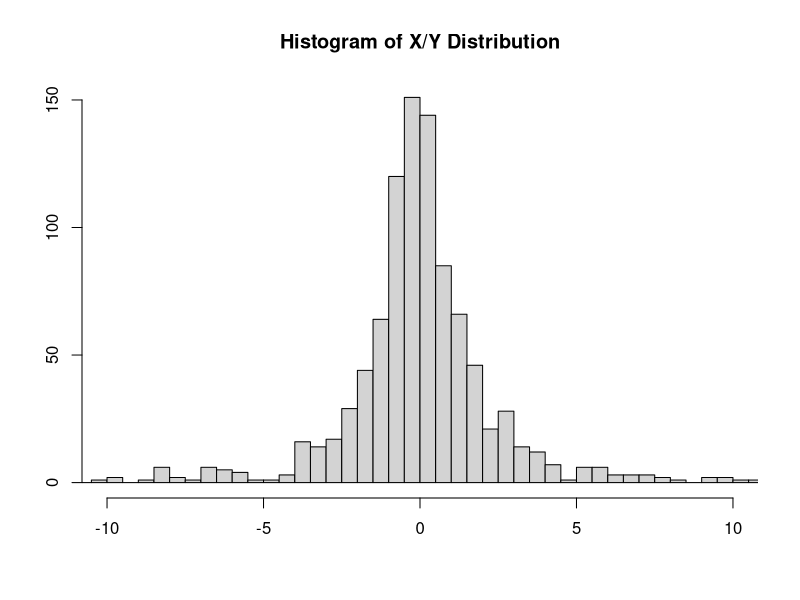
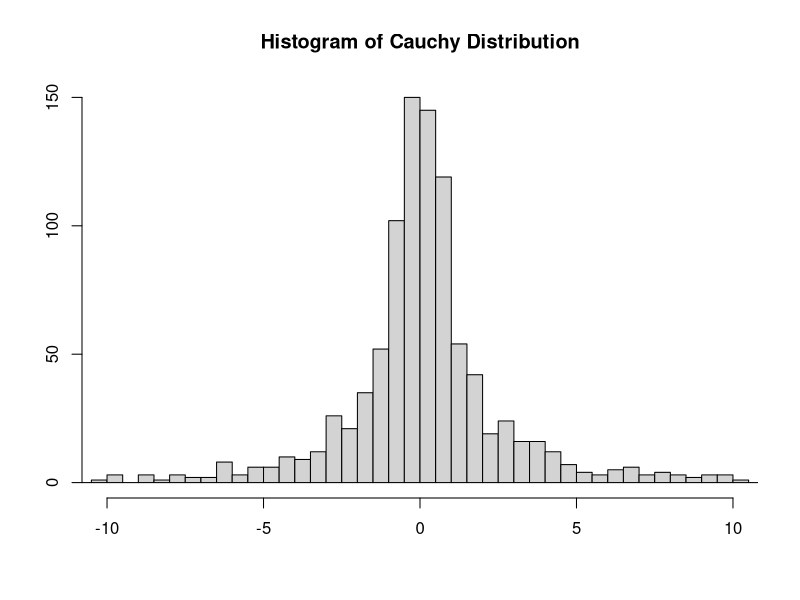
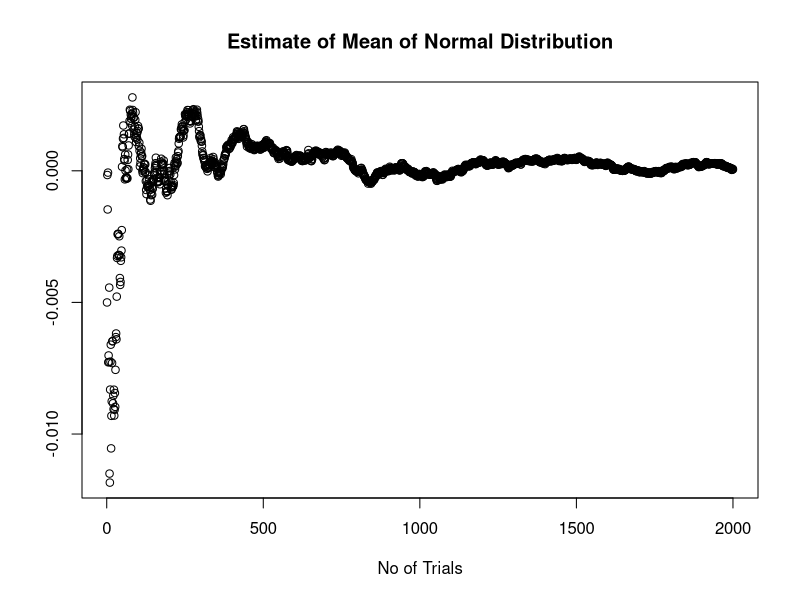
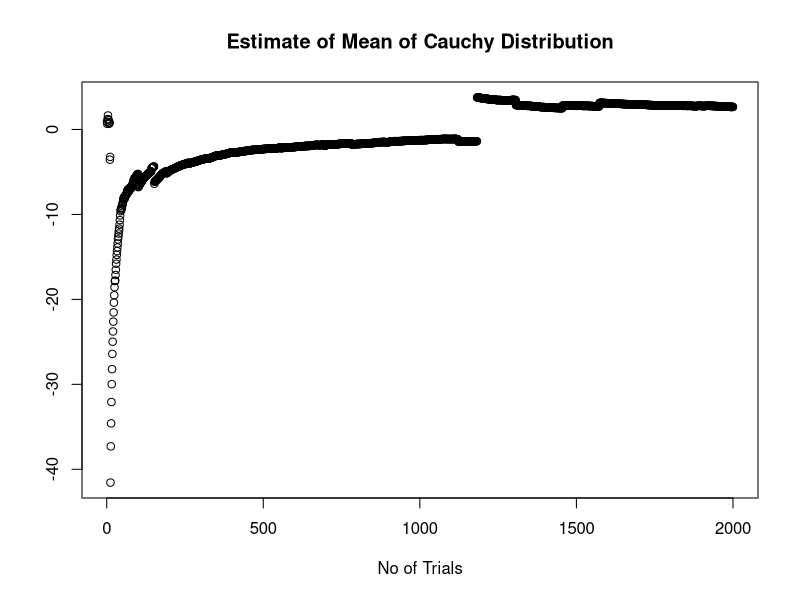

R code for these plots, in order:
## ---- chunk 1
library(knitr)
## ---- chunk 2
hist(rnorm(1000)/rnorm(1000), breaks=10000, xlim=c(-10,10),
     xlab="", ylab="",
     main="Histogram of X/Y Distribution")
## ---- chunk 3
hist(rcauchy(1000), breaks=10000, xlim=c(-10,10),
     xlab="", ylab="",
     main="Histogram of Cauchy Distribution")
## ---- chunk 4
# Initialize vectors
trials <- 2000
dist_cauchy <- rep(0,trials)
avg_cauchy <- rep(0,trials)
dist_norm <- rep(0,trials)
avg_norm <- rep(0,trials)
# Simulated n trials and record average as number of trials increases
for (n in 1:trials) {
  dist_cauchy[n]<-mean(rnorm(1000)/rnorm(1000))
  dist_norm[n]<-mean(rnorm(1000))
  avg_cauchy[n]<-mean(dist_cauchy[1:n])
  avg_norm[n]<-mean(dist_norm[1:n])
}
## ---- chunk 5
plot(avg_norm, xlab="No of Trials", ylab="",
     main="Estimate of Mean of Normal Distribution")
## ---- chunk 6
plot(avg_cauchy, xlab="No of Trials", ylab="",
     main="Estimate of Mean of Cauchy Distribution")
